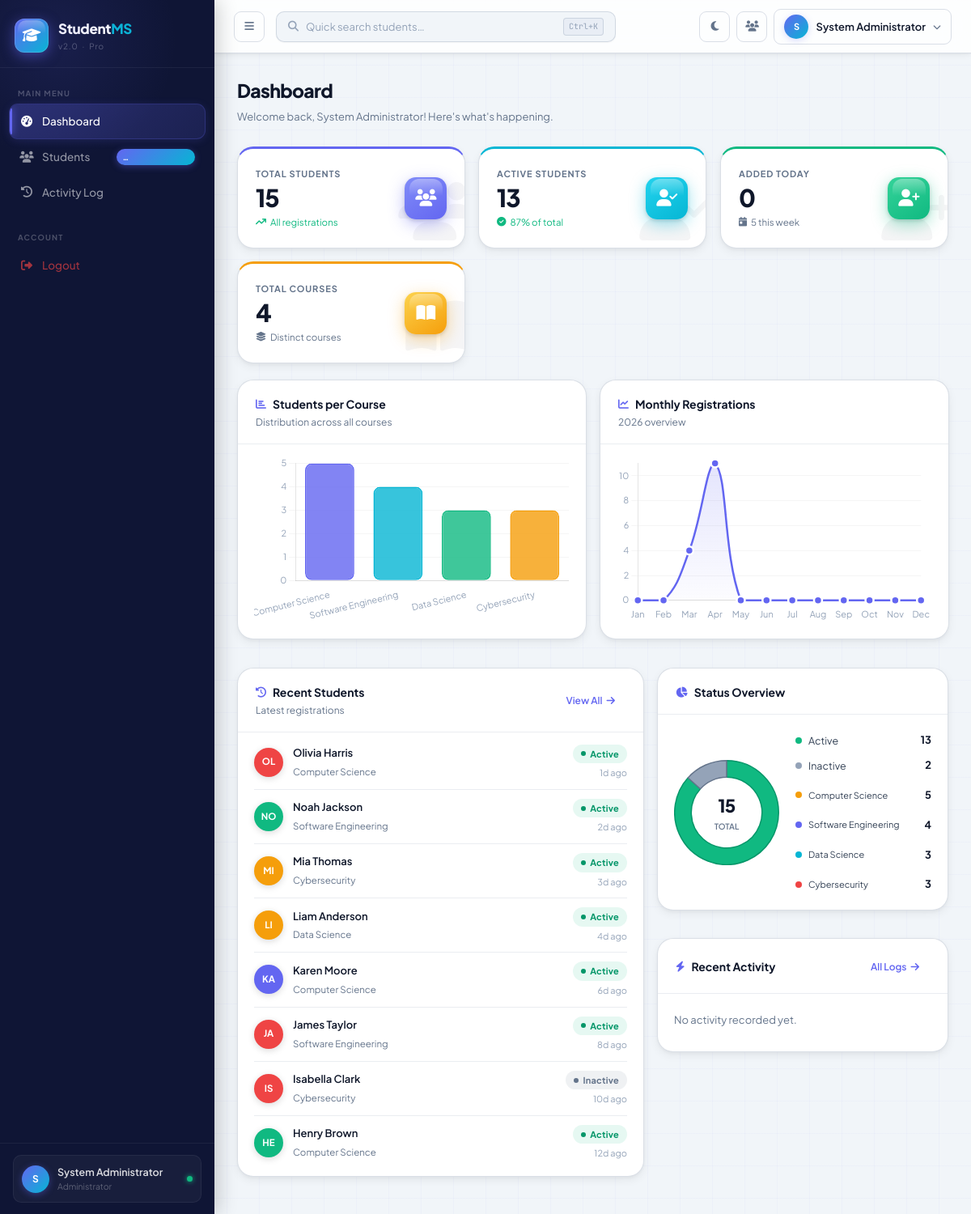
/dashboard.php (signed in), run on the app's committed database.
### tables this page shows
CREATE TABLE IF NOT EXISTS students (
    id          INT(11)      NOT NULL AUTO_INCREMENT,
    name        VARCHAR(100) NOT NULL,
    email       VARCHAR(150) NOT NULL UNIQUE,
    course      VARCHAR(100) NOT NULL,
    status      ENUM('Active','Inactive') NOT NULL DEFAULT 'Active',
    created_at  TIMESTAMP    NOT NULL DEFAULT CURRENT_TIMESTAMP,
    updated_at  TIMESTAMP    NOT NULL DEFAULT CURRENT_TIMESTAMP ON UPDATE CURRENT_TIMESTAMP,
    PRIMARY KEY (id),
    INDEX idx_email   (email),
    INDEX idx_course  (course),
    INDEX idx_status  (status),
    INDEX idx_created (created_at)
);

### dashboard.php (the view, shortened to what this page needs)
<?php
$pdo = getDB();
$totalStudents   = (int)$pdo->query("SELECT COUNT(*) FROM students")->fetchColumn();
$activeStudents  = (int)$pdo->query("SELECT COUNT(*) FROM students WHERE status='Active'")->fetchColumn();
$inactiveStudents= (int)$pdo->query("SELECT COUNT(*) FROM students WHERE status='Inactive'")->fetchColumn();
$todayStudents   = (int)$pdo->query("SELECT COUNT(*) FROM students WHERE DATE(created_at)=CURDATE()")->fetchColumn();
$weekStudents    = (int)$pdo->query("SELECT COUNT(*) FROM students WHERE created_at >= NOW() - INTERVAL 7 DAY")->fetchColumn();
$totalCourses    = (int)$pdo->query("SELECT COUNT(DISTINCT course) FROM students")->fetchColumn();
$courseData = $pdo->query(
    "SELECT course, COUNT(*) AS total FROM students GROUP BY course ORDER BY total DESC"
)->fetchAll();
$courseLabels = array_column($courseData, 'course');
$courseValues = array_map('intval', array_column($courseData, 'total'));
$monthlyData = $pdo->query(
    "SELECT MONTH(created_at) AS m, COUNT(*) AS total
     FROM students WHERE YEAR(created_at) = YEAR(NOW())
     GROUP BY MONTH(created_at) ORDER BY m"
)->fetchAll();
$monthlyMap = array_fill(1, 12, 0);
foreach ($monthlyData as $row) $monthlyMap[(int)$row['m']] = (int)$row['total'];
$monthlyValues = array_values($monthlyMap);
$statusValues = [$activeStudents, $inactiveStudents];
$recentStudents = $pdo->query(
    "SELECT * FROM students ORDER BY created_at DESC LIMIT 8"
)->fetchAll();
$recentActivity = $pdo->query(
    "SELECT * FROM activity_log ORDER BY created_at DESC LIMIT 10"
)->fetchAll();
$topCourses = $pdo->query(
    "SELECT course, COUNT(*) as total,
     SUM(status='Active') as active
     FROM students GROUP BY course ORDER BY total DESC LIMIT 5"
)->fetchAll();
function timeAgo(string $datetime): string {
    $diff = (new DateTime())->diff(new DateTime($datetime));
    if ($diff->days > 0)  return $diff->days . 'd ago';
    return 'Just now';
}
function avatarColor(string $str): string {
    $colors = ['#6366F1','#06B6D4','#10B981','#F59E0B','#EF4444','#8B5CF6','#EC4899','#F97316'];
    return $colors[abs(crc32($str)) % count($colors)];
}
$jsCourseLables = json_encode($courseLabels);
$jsCourseValues = json_encode($courseValues);
$jsMonthlyValues= json_encode($monthlyValues);
$jsStatusValues = json_encode($statusValues);
$pageTitle    = 'Dashboard';
$pageSubtitle = 'Welcome back, ' . htmlspecialchars($_SESSION['admin_fullname'] ?? 'Admin') . '! Here\'s what\'s happening.';
include 'partials/header.php';
?>
<div class="stats-grid">
    <div class="stat-card stat-indigo" style="animation-delay:0s">
        <div class="stat-bg-icon"><i class="fas fa-users"></i></div>
        <div class="stat-content">
            <p class="stat-label">Total Students</p>
            <h2 class="stat-value counter" data-target="<?= $totalStudents ?>"><?= $totalStudents ?></h2>
            <div class="stat-trend up">
                <i class="fas fa-arrow-trend-up"></i>
                <span>All registrations</span>
            </div>
        </div>
        <div class="stat-icon-wrap indigo">
            <i class="fas fa-users"></i>
        </div>
    </div>
    <div class="stat-card stat-cyan" style="animation-delay:.08s">
        <div class="stat-bg-icon"><i class="fas fa-user-check"></i></div>
        <div class="stat-content">
            <p class="stat-label">Active Students</p>
            <h2 class="stat-value counter" data-target="<?= $activeStudents ?>"><?= $activeStudents ?></h2>
            <div class="stat-trend up">
                <i class="fas fa-circle-check"></i>
                <span><?= $totalStudents > 0 ? round($activeStudents/$totalStudents*100) : 0 ?>% of total</span>
            </div>
        </div>
        <div class="stat-icon-wrap cyan">
            <i class="fas fa-user-check"></i>
        </div>
    </div>
    <div class="stat-card stat-green" style="animation-delay:.16s">
        <div class="stat-bg-icon"><i class="fas fa-user-plus"></i></div>
        <div class="stat-content">
            <p class="stat-label">Added Today</p>
            <h2 class="stat-value counter" data-target="<?= $todayStudents ?>"><?= $todayStudents ?></h2>
            <div class="stat-trend <?= $todayStudents > 0 ? 'up' : 'neutral' ?>">
                <i class="fas fa-calendar-day"></i>
                <span><?= $weekStudents ?> this week</span>
            </div>
        </div>
        <div class="stat-icon-wrap green">
            <i class="fas fa-user-plus"></i>
        </div>
    </div>
    <div class="stat-card stat-amber" style="animation-delay:.24s">
        <div class="stat-bg-icon"><i class="fas fa-book-open"></i></div>
        <div class="stat-content">
            <p class="stat-label">Total Courses</p>
            <h2 class="stat-value counter" data-target="<?= $totalCourses ?>"><?= $totalCourses ?></h2>
            <div class="stat-trend neutral">
                <i class="fas fa-layer-group"></i>
                <span>Distinct courses</span>
            </div>
        </div>
        <div class="stat-icon-wrap amber">
            <i class="fas fa-book-open"></i>
        </div>
    </div>
</div>
<div class="charts-grid">
    <div class="card chart-card" style="animation-delay:.1s">
        <div class="card-header">
            <div class="card-title-group">
                <h3 class="card-title"><i class="fas fa-chart-bar"></i> Students per Course</h3>
                <p class="card-subtitle">Distribution across all courses</p>
            </div>
        </div>
        <div class="chart-wrap"><canvas id="courseChart"></canvas></div>
    </div>
    <div class="card chart-card" style="animation-delay:.18s">
        <div class="card-header">
            <div class="card-title-group">
                <h3 class="card-title"><i class="fas fa-chart-line"></i> Monthly Registrations</h3>
                <p class="card-subtitle"><?= date('Y') ?> overview</p>
            </div>
        </div>
        <div class="chart-wrap"><canvas id="monthlyChart"></canvas></div>
    </div>
</div>
<div class="bottom-grid">
    <div class="card" style="animation-delay:.2s">
        <div class="card-header">
            <div class="card-title-group">
                <h3 class="card-title"><i class="fas fa-clock-rotate-left"></i> Recent Students</h3>
                <p class="card-subtitle">Latest registrations</p>
            </div>
            <a href="students.php" class="card-link">View All <i class="fas fa-arrow-right"></i></a>
        </div>
        <div class="recent-list">
            <?php foreach ($recentStudents as $s): ?>
            <div class="recent-item">
                <div class="s-avatar" style="background:<?= avatarColor($s['name']) ?>">
                    <?= strtoupper(substr($s['name'],0,2)) ?>
                </div>
                <div class="s-info">
                    <strong><?= htmlspecialchars($s['name']) ?></strong>
                    <span><?= htmlspecialchars($s['course']) ?></span>
                </div>
                <div class="s-right">
                    <span class="badge badge-<?= strtolower($s['status']) ?>"><?= $s['status'] ?></span>
                    <span class="s-time"><?= timeAgo($s['created_at']) ?></span>
                </div>
            </div>
            <?php endforeach; ?>
        </div>
    </div>
    <div class="right-col">
        <div class="card" style="animation-delay:.25s">
            <div class="card-header">
                <h3 class="card-title"><i class="fas fa-chart-pie"></i> Status Overview</h3>
            </div>
            <div class="donut-row">
                <div class="donut-wrap">
                    <canvas id="statusChart" width="130" height="130"></canvas>
                    <div class="donut-center">
                        <span class="donut-num"><?= $totalStudents ?></span>
                        <span class="donut-lbl">Total</span>
                    </div>
                </div>
                <div class="donut-legend">
                    <div class="legend-item">
                        <span class="legend-dot" style="background:#10B981"></span>
                        <span>Active</span>
                        <strong><?= $activeStudents ?></strong>
                    </div>
                    <div class="legend-item">
                        <span class="legend-dot" style="background:#94A3B8"></span>
                        <span>Inactive</span>
                        <strong><?= $inactiveStudents ?></strong>
                    </div>
                    <?php foreach ($topCourses as $c): ?>
                    <div class="legend-item" style="margin-top:6px">
                        <span class="legend-dot" style="background:<?= avatarColor($c['course']) ?>"></span>
                        <span style="font-size:11px"><?= htmlspecialchars($c['course']) ?></span>
                        <strong><?= $c['total'] ?></strong>
                    </div>
                    <?php endforeach; ?>
                </div>
            </div>
        </div>
        <div class="card" style="animation-delay:.3s">
            <div class="card-header">
                <h3 class="card-title"><i class="fas fa-bolt"></i> Recent Activity</h3>
                <a href="activity.php" class="card-link">All Logs <i class="fas fa-arrow-right"></i></a>
            </div>
            <div class="activity-feed">
                <?php if (empty($recentActivity)): ?>
                    <p class="empty-msg">No activity recorded yet.</p>
                <?php endif; ?>
            </div>
        </div>
    </div>
</div>
<script>
const CHART_DATA = {
    courseLabels:  <?= $jsCourseLables ?>,
    courseValues:  <?= $jsCourseValues ?>,
    monthlyValues: <?= $jsMonthlyValues ?>,
    statusValues:  <?= $jsStatusValues ?>
};
</script>
<?php include 'partials/footer.php'; ?>

### header.php (shortened to what this page needs)
<?php
$pageTitle    = $pageTitle    ?? 'Dashboard';
$pageSubtitle = $pageSubtitle ?? 'Manage your data efficiently';
?>
<!DOCTYPE html>
<html lang="en" data-theme="light">
<head>
    <link rel="stylesheet" href="https://cdnjs.cloudflare.com/ajax/libs/font-awesome/6.5.0/css/all.min.css">
    <link rel="stylesheet" href="css/style.css">
</head>
<body>
<div class="app-shell" id="appShell">
<?php include __DIR__ . '/../partials/sidebar.php'; ?>
<div class="main-content" id="mainContent">
    <header class="topbar">
        <button class="sidebar-toggle" id="sidebarToggle" title="Toggle sidebar">
            <i class="fas fa-bars"></i>
        </button>
        <div class="topbar-center">
            <div class="search-bar">
                <i class="fas fa-magnifying-glass"></i>
                <input type="text" id="globalSearch" placeholder="Quick search students…" autocomplete="off">
                <kbd>Ctrl+K</kbd>
            </div>
        </div>
        <div class="topbar-right">
            <button class="icon-btn" id="darkModeToggle" title="Toggle dark mode">
                <i class="fas fa-moon" id="darkModeIcon"></i>
            </button>
            <button class="icon-btn" onclick="window.location='students.php'" title="Students">
                <i class="fas fa-users"></i>
            </button>
            <div class="admin-menu" id="adminMenu">
                <button class="admin-trigger" id="adminTrigger" onclick="toggleAdminMenu()">
                    <div class="avatar-top">
                        <?= strtoupper(substr($_SESSION['admin_fullname'] ?? 'A', 0, 1)) ?>
                    </div>
                    <span><?= htmlspecialchars($_SESSION['admin_fullname'] ?? 'Admin') ?></span>
                    <i class="fas fa-chevron-down chevron"></i>
                </button>
            </div>
        </div>
    </header>
    <div class="page-content">
        <div class="page-header">
            <div>
                <h1 class="page-title"><?= htmlspecialchars($pageTitle) ?></h1>
                <p class="page-subtitle"><?= htmlspecialchars($pageSubtitle) ?></p>
            </div>
        </div>

### sidebar.php
<?php
$currentPage = basename($_SERVER['PHP_SELF'], '.php');
$navItems = [
    ['id'=>'dashboard', 'href'=>'dashboard.php', 'icon'=>'fa-gauge-high',   'label'=>'Dashboard'],
    ['id'=>'students',  'href'=>'students.php',  'icon'=>'fa-users',        'label'=>'Students', 'badge'=>true],
    ['id'=>'activity',  'href'=>'activity.php',  'icon'=>'fa-clock-rotate-left', 'label'=>'Activity Log'],
];
?>
<aside class="sidebar" id="sidebar">
    <div class="sidebar-header">
        <div class="sidebar-logo">
            <div class="logo-icon"><i class="fas fa-graduation-cap"></i></div>
            <div class="logo-text">
                <div class="brand">Student<span>MS</span></div>
                <div class="version">v2.0 &nbsp;·&nbsp; Pro</div>
            </div>
        </div>
    </div>
    <nav class="sidebar-nav">
        <div class="nav-section-label">Main Menu</div>
        <ul>
            <?php foreach ($navItems as $item): ?>
            <li>
                <a href="<?= $item['href'] ?>"
                   class="nav-link <?= $currentPage === $item['id'] ? 'active' : '' ?>">
                    <i class="fas <?= $item['icon'] ?>"></i>
                    <span><?= $item['label'] ?></span>
                    <?php if (!empty($item['badge'])): ?>
                        <span class="nav-badge" id="navStudentCount">…</span>
                    <?php endif; ?>
                </a>
            </li>
            <?php endforeach; ?>
        </ul>
        <div class="nav-section-label" style="margin-top:18px">Account</div>
        <ul>
            <li>
                <a href="logout.php" class="nav-link nav-logout">
                    <i class="fas fa-sign-out-alt"></i>
                    <span>Logout</span>
                </a>
            </li>
        </ul>
    </nav>
    <div class="sidebar-footer">
        <div class="sidebar-user">
            <div class="avatar-sm">
                <?= strtoupper(substr($_SESSION['admin_fullname'] ?? 'A', 0, 1)) ?>
            </div>
            <div style="flex:1;min-width:0">
                <div class="user-name"><?= htmlspecialchars($_SESSION['admin_fullname'] ?? 'Admin') ?></div>
                <div class="user-role">Administrator</div>
            </div>
            <div class="status-dot" title="Online"></div>
        </div>
    </div>
</aside>

### footer.php (shortened to what this page needs)
    </div>
</div>
</div>
</body>
</html>

### data on the page
students: name "OL", name "Olivia Harris", course "Computer Science", status "Active", created_at "1d ago"
students: name "NO", name "Noah Jackson", course "Software Engineering", status "Active", created_at "2d ago"
students: name "MI", name "Mia Thomas", course "Cybersecurity", status "Active", created_at "3d ago"
students: name "LI", name "Liam Anderson", course "Data Science", status "Active", created_at "4d ago"
students: name "KA", name "Karen Moore", course "Computer Science", status "Active", created_at "6d ago"
students: name "JA", name "James Taylor", course "Software Engineering", status "Active", created_at "8d ago"
students: name "IS", name "Isabella Clark", course "Cybersecurity", status "Inactive", created_at "10d ago"
students: name "HE", name "Henry Brown", course "Computer Science", status "Active", created_at "12d ago"

### other printed values
$item['label'] "Dashboard"
$item['label'] "Students"
$item['label'] "Activity Log"
substr($_SESSION['admin_fullname'] ?? 'A', 0, 1) "S"
$_SESSION['admin_fullname'] "System Administrator"
$pageTitle "Dashboard"
$pageSubtitle "Welcome back, System Administrator! Here's what's happening."
$totalStudents "15"
$activeStudents "13"
$activeStudents/$totalStudents*100 "87"
$todayStudents "0"
$weekStudents "5"
$totalCourses "4"
$inactiveStudents "2"
$c['course'] "Computer Science"
